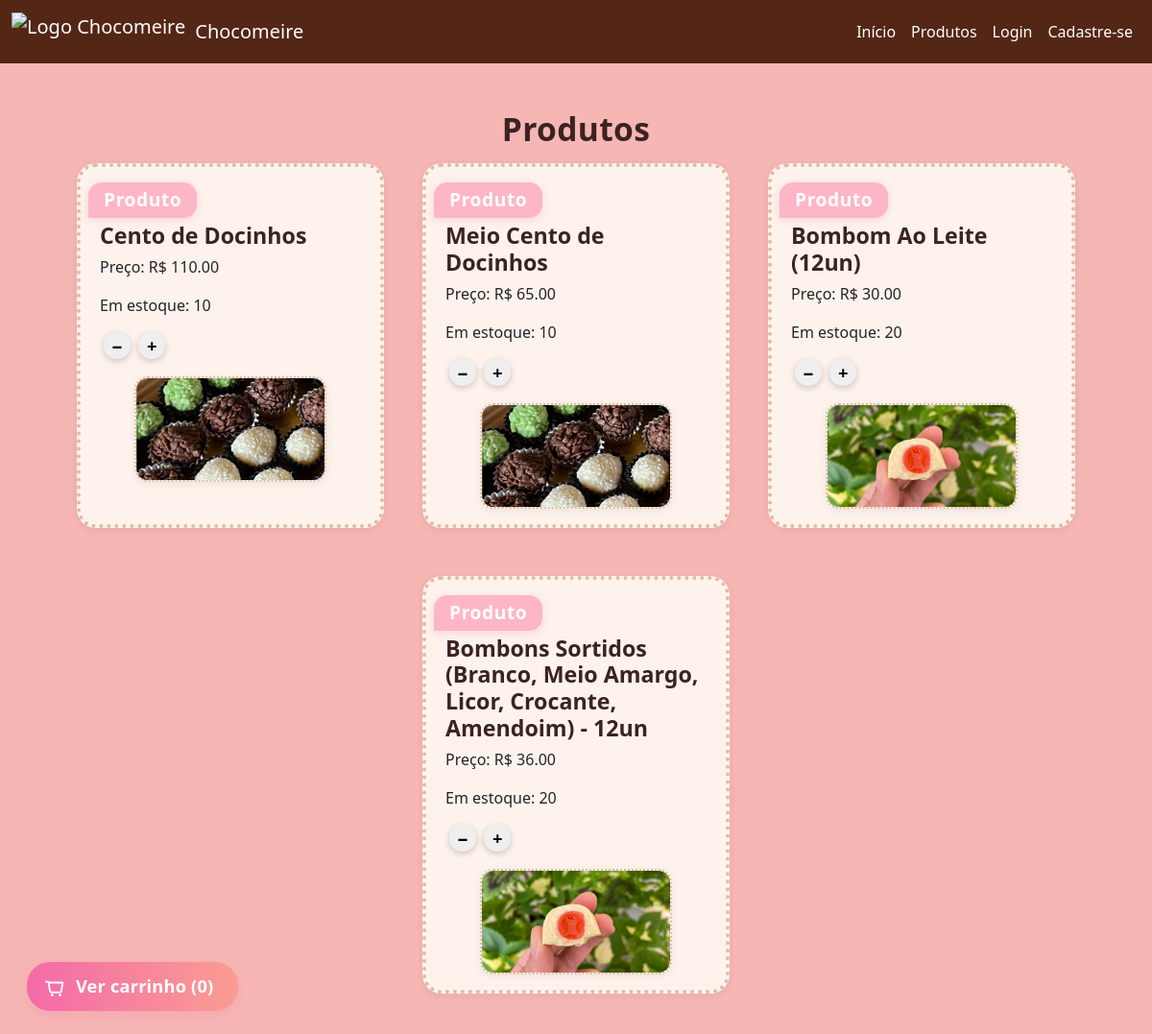
/produtos, run on the app's committed database.
### models/produto.py (models this page shows, shortened)
class Produto(db.Model):
    id = db.Column(db.Integer, primary_key=True)
    nome = db.Column(db.String(100), nullable=False)
    preco = db.Column(db.Float, nullable=False)
    estoque = db.Column(db.Integer, nullable=False)
    imagem = db.Column(db.String(200), nullable=True)

### app.py (the view)
@app.route('/produtos')
def produtos():
    usuario = get_usuario_logado()
    produtos = Produto.query.all()
    return render_template('produtos.html', usuario=usuario, produtos=produtos)

### app.py (called while the page is built)
def get_usuario_logado():
    if 'usuario_id' in session:
        return db.session.get(User, session['usuario_id'])
    return None

### templates/produtos.html (shortened to what this page needs)
{% extends 'base.html' %}
{% block content %}
<div class="container text-center mt-5">
    <h2 class="titulo-centralizado">Produtos</h2>
    <div class="produtos-lista">
        {% for produto in produtos %}
        <div class="produto-card-grande">
            <div class="produto-info-grande">
                <span class="tag-produto">Produto</span>
                <h3>{{ produto.nome }}</h3>
                <p>Preço: R$ {{ "%.2f"|format(produto.preco) }}</p>
                <p>Em estoque: {{ produto.estoque }}</p>
                <button class="btn-menor" onclick="removeFromCart('{{ produto.id }}')">−</button>
                <button class="btn-menor" onclick="addToCart('{{ produto.id }}')">+</button>
            </div>
            {% if produto.imagem %}
            <div class="imagem-e-botoes-centralizada">
                <img src="{{ url_for('static', filename=produto.imagem) }}" alt="{{ produto.nome }}" class="imagem-produto-grande">
            </div>
            {% endif %}
        </div>
        {% endfor %}
    </div>
    <a href="{{ url_for('carrinho') }}" class="carrinho-link-produtos" id="cart-fab">
        Ver carrinho (<span id="cart-qty">0</span>)
    </a>
</div>
{% endblock %}

### templates/base.html (shortened to what this page needs)
<!DOCTYPE html>
<html lang="pt-BR">
<head>
    <link href="https://cdn.jsdelivr.net/npm/bootstrap@5.3.0/dist/css/bootstrap.min.css" rel="stylesheet">
    <link href="{{ url_for('static', filename='style.css') }}" rel="stylesheet">
</head>
<body>
    <nav class="navbar navbar-expand-lg navbar-custom">
        <div class="container-fluid">
            <a class="navbar-brand d-flex align-items-center" href="/">
                <img src="https://raw.githubusercontent.com/unimetrocamp-startupclass/LTD.2025.1.028-CHOCOMEIRE/main/static/Logo.Chocomeire.jpg" alt="Logo Chocomeire">
                Chocomeire
            </a>
            <div class="collapse navbar-collapse" id="navbarNav">
                <ul class="navbar-nav ms-auto">
                    <li class="nav-item"><a class="nav-link" href="/">Início</a></li>
                    <li class="nav-item"><a class="nav-link" href="/produtos">Produtos</a></li>
                    {% if usuario %}
                        {% if usuario.is_admin %}
                            <li class="nav-item">
                                <a class="nav-link" href="{{ url_for('admin_dashboard') }}">Painel Admin</a>
                            </li>
                        {% endif %}
                        <li class="nav-item">
                            <a class="nav-link disabled">
                                Olá, {{ usuario.nome }}
                                {% if usuario.is_admin %}
                                    <span class="badge bg-warning text-dark ms-2">Administrador</span>
                                {% endif %}
                            </a>
                        </li>
                        <li class="nav-item">
                            <a class="nav-link" href="/logout">Sair</a>
                        </li>
                    {% else %}
                        <li class="nav-item"><a class="nav-link" href="/login">Login</a></li>
                        <li class="nav-item"><a class="nav-link" href="/cadastro">Cadastre-se</a></li>
                    {% endif %}
                </ul>
            </div>
        </div>
    </nav>
    <main class="container mt-4">
        {% block content %}{% endblock %}
    </main>
</body>
</html>

### static/style.css (style rules this page uses)
body { background-color: #f6b6b3; }
.navbar-custom { background-color: #542616; }
.navbar-custom .navbar-brand, .navbar-custom .nav-link, .navbar-custom .navbar-toggler-icon { color: #fff; }
.navbar-brand img { height: 40px; margin-right: 10px; }
.titulo-centralizado { text-align: center; margin-top: 18px; margin-bottom: 16px; font-size: 2.1rem; font-weight: 700; letter-spacing: 0.01em; color: #3b2321; }
.produtos-lista { display: flex; flex-wrap: wrap; gap: 40px; justify-content: center; margin-top: 16px; margin-bottom: 32px; }
.produto-card-grande { background: #fdf3ec; border-radius: 20px; border: 4px dotted #e0bba5; box-shadow: 0 2px 10px #0001; padding: 16px 20px; width: 320px; max-width: 98vw; display: flex; flex-direction: column; align-items: stretch; transition: box-shadow 0.2s; margin-bottom: 10px; box-sizing: border-box; }
.produto-info-grande { text-align: left; margin-bottom: 8px; }
.produto-info-grande h2, .produto-info-grande h3 { margin: 0 0 6px 0; font-size: 1.45rem; font-weight: 700; color: #3b2321; }
.btn-menor { width: 28px; height: 28px; font-size: 1.15rem; font-weight: bold; border-radius: 50%; border: none; box-shadow: 0 2px 7px #0003; display: inline-flex; align-items: center; justify-content: center; line-height: 28px; cursor: pointer; z-index: 2; transition: background 0.2s, color 0.2s; padding: 0; margin-left: 4px; }
.imagem-e-botoes-centralizada { display: flex; justify-content: center; margin-top: 10px; }
.imagem-produto-grande { width: 200px; height: 110px; border-radius: 14px; border: 2.5px dotted #e0bba5; background: #fdf3ec; box-shadow: 0 2px 10px #0001; object-fit: cover; display: block; }
.carrinho-link-produtos { display: inline-block; background: linear-gradient(90deg, #f36aa8 0%, #fa9d91 100%); color: #fff !important; font-weight: 600; padding: 12px 26px 12px 18px; border-radius: 24px; text-decoration: none; box-shadow: 0 4px 12px #f36aa830; font-size: 1.14rem; transition: background 0.2s, box-shadow 0.2s, transform 0.1s; position: fixed; left: 28px; bottom: 24px; z-index: 999; border: none; outline: none; cursor: pointer; letter-spacing: 0.01em; }
.carrinho-link-produtos svg { vertical-align: middle; margin-right: 6px; }
.tag-produto { display: inline-block; background: #fdb6c6; color: #fff; font-weight: 700; font-size: 1.2rem; border-radius: 14px 14px 14px 0; padding: 4px 16px; margin-bottom: 5px; margin-left: -12px; box-shadow: 0 2px 8px #f36aa840; letter-spacing: 0.03em; }

### data on the page
Produto: nome "Cento de Docinhos", preco "110.00", estoque "10", imagem (picture)
Produto: nome "Meio Cento de Docinhos", preco "65.00", estoque "10", imagem (picture)
Produto: nome "Bombom Ao Leite (12un)", preco "30.00", estoque "20", imagem (picture)
Produto: nome "Bombons Sortidos (Branco, Meio Amargo, Licor, Crocante, Amendoim) - 12un", preco "36.00", estoque "20", imagem (picture)
